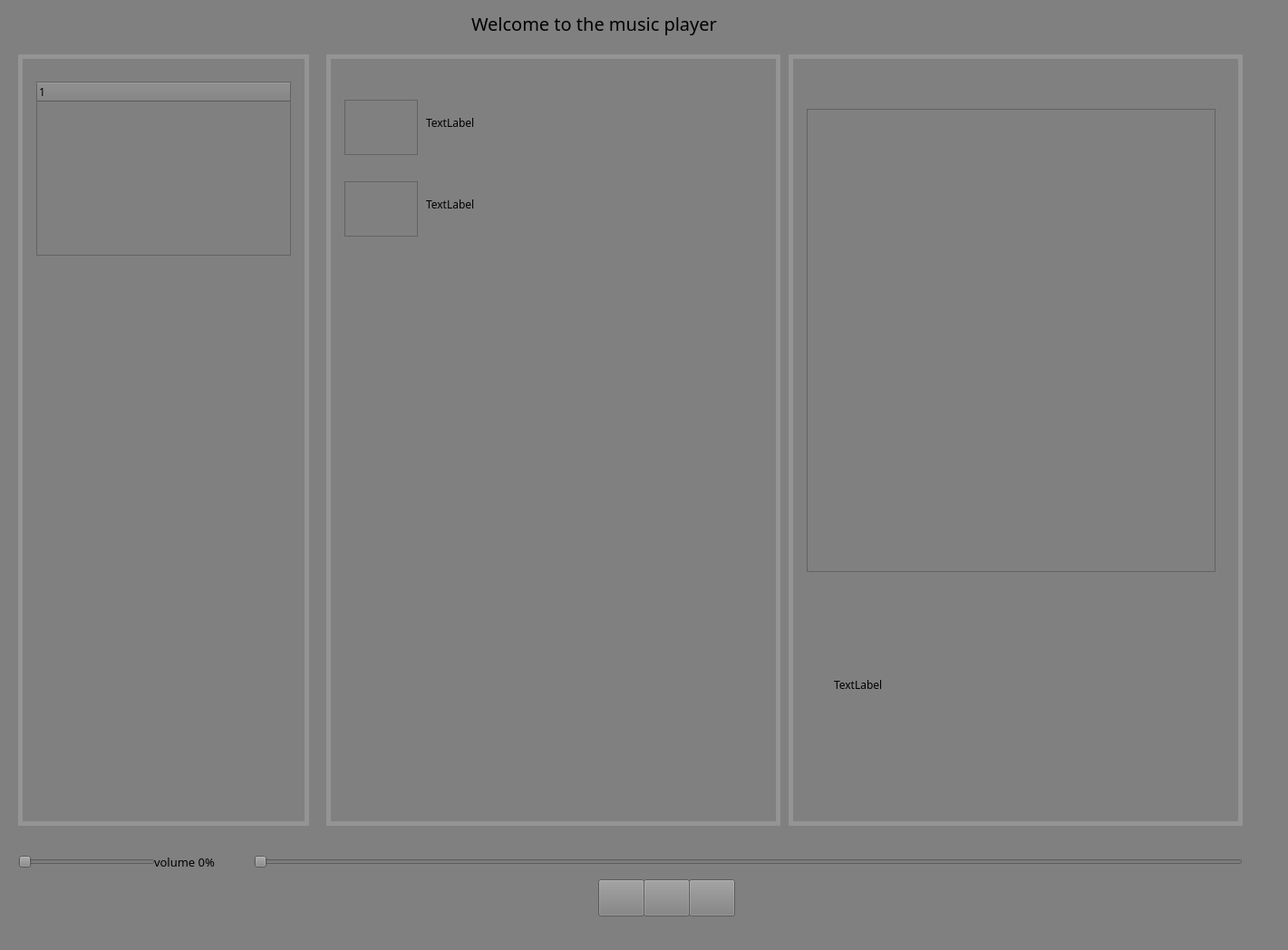
<?xml version="1.0" encoding="UTF-8"?>
<ui version="4.0">
 <class>MainWindow</class>
 <widget class="QMainWindow" name="MainWindow">
  <property name="geometry">
   <rect>
    <x>0</x>
    <y>0</y>
    <width>1421</width>
    <height>1048</height>
   </rect>
  </property>
  <property name="windowTitle">
   <string>Music Player</string>
  </property>
  <property name="styleSheet">
   <string notr="true">background-color: Gray;
font-family: Spotify Mix;</string>
  </property>
  <widget class="QWidget" name="centralwidget">
   <widget class="QLabel" name="label">
    <property name="geometry">
     <rect>
      <x>520</x>
      <y>0</y>
      <width>341</width>
      <height>51</height>
     </rect>
    </property>
    <property name="sizePolicy">
     <sizepolicy hsizetype="Expanding" vsizetype="Expanding">
      <horstretch>0</horstretch>
      <verstretch>0</verstretch>
     </sizepolicy>
    </property>
    <property name="font">
     <font>
      <family>Roboto</family>
      <pointsize>-1</pointsize>
     </font>
    </property>
    <property name="styleSheet">
     <string notr="true">color: &quot;White&quot;;
font-family: &quot;Roboto&quot;;
font-size: 20px</string>
    </property>
    <property name="text">
     <string>Welcome to the music player</string>
    </property>
    <property name="buddy">
     <cstring>musicwidget</cstring>
    </property>
   </widget>
   <widget class="QSlider" name="horizontalSlider">
    <property name="geometry">
     <rect>
      <x>280</x>
      <y>940</y>
      <width>1091</width>
      <height>22</height>
     </rect>
    </property>
    <property name="sizePolicy">
     <sizepolicy hsizetype="Expanding" vsizetype="Expanding">
      <horstretch>0</horstretch>
      <verstretch>0</verstretch>
     </sizepolicy>
    </property>
    <property name="orientation">
     <enum>Qt::Orientation::Horizontal</enum>
    </property>
   </widget>
   <widget class="QSlider" name="horizontalSlider_2">
    <property name="geometry">
     <rect>
      <x>20</x>
      <y>940</y>
      <width>151</width>
      <height>22</height>
     </rect>
    </property>
    <property name="sizePolicy">
     <sizepolicy hsizetype="Expanding" vsizetype="Expanding">
      <horstretch>0</horstretch>
      <verstretch>0</verstretch>
     </sizepolicy>
    </property>
    <property name="orientation">
     <enum>Qt::Orientation::Horizontal</enum>
    </property>
   </widget>
   <widget class="QLabel" name="label_2">
    <property name="geometry">
     <rect>
      <x>170</x>
      <y>940</y>
      <width>81</width>
      <height>21</height>
     </rect>
    </property>
    <property name="sizePolicy">
     <sizepolicy hsizetype="Expanding" vsizetype="Expanding">
      <horstretch>0</horstretch>
      <verstretch>0</verstretch>
     </sizepolicy>
    </property>
    <property name="styleSheet">
     <string notr="true">font-size: 10pt;
color: &quot;White&quot;;
</string>
    </property>
    <property name="text">
     <string>volume 0%</string>
    </property>
   </widget>
   <widget class="QPushButton" name="pushButton">
    <property name="geometry">
     <rect>
      <x>710</x>
      <y>970</y>
      <width>51</width>
      <height>41</height>
     </rect>
    </property>
    <property name="sizePolicy">
     <sizepolicy hsizetype="Expanding" vsizetype="Expanding">
      <horstretch>0</horstretch>
      <verstretch>0</verstretch>
     </sizepolicy>
    </property>
    <property name="styleSheet">
     <string notr="true">background-color: &quot;White&quot;</string>
    </property>
    <property name="text">
     <string/>
    </property>
    <property name="icon">
     <iconset resource="res-rc.qrc">
      <normaloff>:/icons/icons/play_arrow_24dp_5F6368_FILL0_wght400_GRAD0_opsz24.svg</normaloff>:/icons/icons/play_arrow_24dp_5F6368_FILL0_wght400_GRAD0_opsz24.svg</iconset>
    </property>
    <property name="checkable">
     <bool>false</bool>
    </property>
   </widget>
   <widget class="QPushButton" name="pushButton_2">
    <property name="geometry">
     <rect>
      <x>760</x>
      <y>970</y>
      <width>51</width>
      <height>41</height>
     </rect>
    </property>
    <property name="sizePolicy">
     <sizepolicy hsizetype="Expanding" vsizetype="Expanding">
      <horstretch>0</horstretch>
      <verstretch>0</verstretch>
     </sizepolicy>
    </property>
    <property name="styleSheet">
     <string notr="true">background-color: &quot;White&quot;</string>
    </property>
    <property name="text">
     <string/>
    </property>
    <property name="icon">
     <iconset resource="res-rc.qrc">
      <normaloff>:/icons/icons/skip_next_24dp_5F6368_FILL0_wght400_GRAD0_opsz24.svg</normaloff>:/icons/icons/skip_next_24dp_5F6368_FILL0_wght400_GRAD0_opsz24.svg</iconset>
    </property>
   </widget>
   <widget class="QPushButton" name="pushButton_3">
    <property name="geometry">
     <rect>
      <x>660</x>
      <y>970</y>
      <width>51</width>
      <height>41</height>
     </rect>
    </property>
    <property name="sizePolicy">
     <sizepolicy hsizetype="Expanding" vsizetype="Expanding">
      <horstretch>0</horstretch>
      <verstretch>0</verstretch>
     </sizepolicy>
    </property>
    <property name="styleSheet">
     <string notr="true">background-color: &quot;White&quot;</string>
    </property>
    <property name="text">
     <string/>
    </property>
    <property name="icon">
     <iconset resource="res-rc.qrc">
      <normaloff>:/icons/icons/skip_previous_24dp_5F6368_FILL0_wght400_GRAD0_opsz24.svg</normaloff>:/icons/icons/skip_previous_24dp_5F6368_FILL0_wght400_GRAD0_opsz24.svg</iconset>
    </property>
   </widget>
   <widget class="QWidget" name="musicwidget" native="true">
    <property name="geometry">
     <rect>
      <x>360</x>
      <y>60</y>
      <width>501</width>
      <height>851</height>
     </rect>
    </property>
    <property name="sizePolicy">
     <sizepolicy hsizetype="Expanding" vsizetype="Expanding">
      <horstretch>0</horstretch>
      <verstretch>0</verstretch>
     </sizepolicy>
    </property>
    <property name="styleSheet">
     <string notr="true">QWidget#musicwidget {
    border: 5px solid rgba(255, 255, 255, 40);
}
</string>
    </property>
    <widget class="QGraphicsView" name="graphicsView">
     <property name="geometry">
      <rect>
       <x>20</x>
       <y>50</y>
       <width>81</width>
       <height>61</height>
      </rect>
     </property>
     <property name="sizePolicy">
      <sizepolicy hsizetype="Expanding" vsizetype="Expanding">
       <horstretch>0</horstretch>
       <verstretch>0</verstretch>
      </sizepolicy>
     </property>
    </widget>
    <widget class="QLabel" name="label_3">
     <property name="geometry">
      <rect>
       <x>110</x>
       <y>50</y>
       <width>361</width>
       <height>51</height>
      </rect>
     </property>
     <property name="sizePolicy">
      <sizepolicy hsizetype="Expanding" vsizetype="Expanding">
       <horstretch>0</horstretch>
       <verstretch>0</verstretch>
      </sizepolicy>
     </property>
     <property name="text">
      <string>TextLabel</string>
     </property>
    </widget>
    <widget class="QLabel" name="label_5">
     <property name="geometry">
      <rect>
       <x>110</x>
       <y>140</y>
       <width>361</width>
       <height>51</height>
      </rect>
     </property>
     <property name="sizePolicy">
      <sizepolicy hsizetype="Expanding" vsizetype="Expanding">
       <horstretch>0</horstretch>
       <verstretch>0</verstretch>
      </sizepolicy>
     </property>
     <property name="text">
      <string>TextLabel</string>
     </property>
    </widget>
    <widget class="QGraphicsView" name="graphicsView_3">
     <property name="geometry">
      <rect>
       <x>20</x>
       <y>140</y>
       <width>81</width>
       <height>61</height>
      </rect>
     </property>
     <property name="sizePolicy">
      <sizepolicy hsizetype="Expanding" vsizetype="Expanding">
       <horstretch>0</horstretch>
       <verstretch>0</verstretch>
      </sizepolicy>
     </property>
    </widget>
   </widget>
   <widget class="QWidget" name="infowidget" native="true">
    <property name="geometry">
     <rect>
      <x>870</x>
      <y>60</y>
      <width>501</width>
      <height>851</height>
     </rect>
    </property>
    <property name="sizePolicy">
     <sizepolicy hsizetype="Expanding" vsizetype="Expanding">
      <horstretch>0</horstretch>
      <verstretch>0</verstretch>
     </sizepolicy>
    </property>
    <property name="styleSheet">
     <string notr="true">QWidget#infowidget {
    border: 5px solid rgba(255, 255, 255, 40);
}
</string>
    </property>
    <widget class="QGraphicsView" name="graphicsView_6">
     <property name="geometry">
      <rect>
       <x>20</x>
       <y>60</y>
       <width>451</width>
       <height>511</height>
      </rect>
     </property>
     <property name="sizePolicy">
      <sizepolicy hsizetype="Expanding" vsizetype="Expanding">
       <horstretch>0</horstretch>
       <verstretch>0</verstretch>
      </sizepolicy>
     </property>
    </widget>
    <widget class="QLabel" name="label_8">
     <property name="geometry">
      <rect>
       <x>50</x>
       <y>590</y>
       <width>381</width>
       <height>211</height>
      </rect>
     </property>
     <property name="sizePolicy">
      <sizepolicy hsizetype="Expanding" vsizetype="Expanding">
       <horstretch>0</horstretch>
       <verstretch>0</verstretch>
      </sizepolicy>
     </property>
     <property name="text">
      <string>TextLabel</string>
     </property>
    </widget>
   </widget>
   <widget class="QWidget" name="musicwidget_2" native="true">
    <property name="geometry">
     <rect>
      <x>20</x>
      <y>60</y>
      <width>321</width>
      <height>851</height>
     </rect>
    </property>
    <property name="sizePolicy">
     <sizepolicy hsizetype="Expanding" vsizetype="Expanding">
      <horstretch>0</horstretch>
      <verstretch>0</verstretch>
     </sizepolicy>
    </property>
    <property name="styleSheet">
     <string notr="true">QWidget#musicwidget_2 {
    border: 5px solid rgba(255, 255, 255, 40);
}
</string>
    </property>
    <widget class="QTreeWidget" name="treeWidget">
     <property name="geometry">
      <rect>
       <x>20</x>
       <y>30</y>
       <width>281</width>
       <height>192</height>
      </rect>
     </property>
     <property name="sizePolicy">
      <sizepolicy hsizetype="Expanding" vsizetype="Expanding">
       <horstretch>0</horstretch>
       <verstretch>0</verstretch>
      </sizepolicy>
     </property>
     <column>
      <property name="text">
       <string notr="true">1</string>
      </property>
     </column>
    </widget>
   </widget>
  </widget>
  <widget class="QStatusBar" name="statusbar"/>
 </widget>
 <resources>
  <include location="res-rc.qrc"/>
 </resources>
 <connections/>
</ui>
